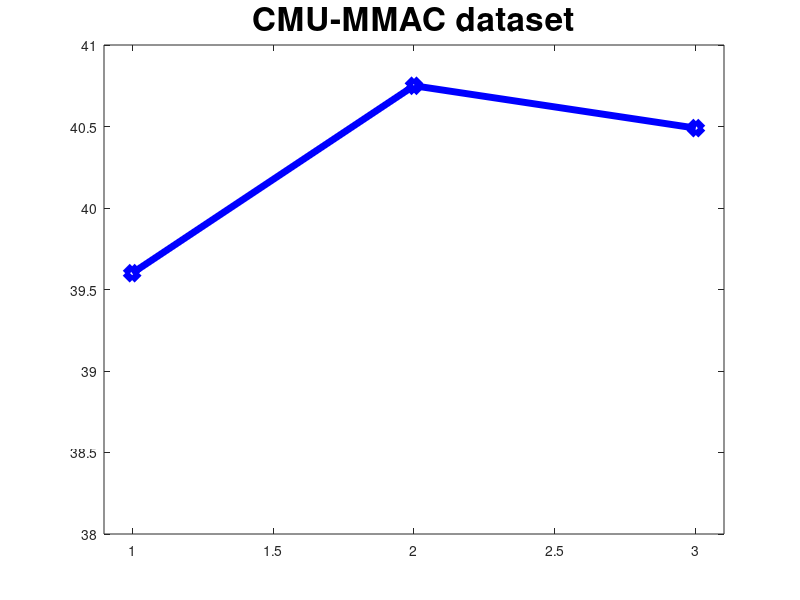

MATLAB code to generate this figure: (Note: this script raises an error after producing the figure.)
%Overlapping Segments and each two frames.
close all
clear all
clc
cmu_overseg = [39.60 40.75 40.49];
t = [ 1 2 3];
%subplot(1,2,1)
figure(1)
plot(t, cmu_overseg, '-bd','LineWidth',5,'MarkerSize',10)
axis([0.9,3.1,38,41])
title('CMU-MMAC dataset','FontSize',24,'FontWeight','bold');
%title('K = 256','FontSize',30,'FontWeight','bold');
legend('K = 64','FontSize',30,'FontWeight', 'Location','south');
set(gca,'XTick',t); % Change x-axis ticks
set(gca,'XTickLabel',t, 'FontSize',20); % Change x-axis ticks labels to desired values.
ylabel('Performance (%)','FontSize',24,'FontWeight','bold') % y-axis label
xlabel({'Segment Length (seconds)'; ' '},'FontSize',24,'FontWeight','bold') % x-axis label






 
 
 %ha = axes('Position',[0 0 1 1],'Xlim',[0 1],'Ylim',[0 1],'Box','off','Visible','off','Units','normalized', 'clipping' , 'off');
 %text(0.5, 1,'stitched KTH dataset','HorizontalAlignment', 'center','VerticalAlignment', 'top', 'FontSize',30, 'FontWeight','bold')

 

